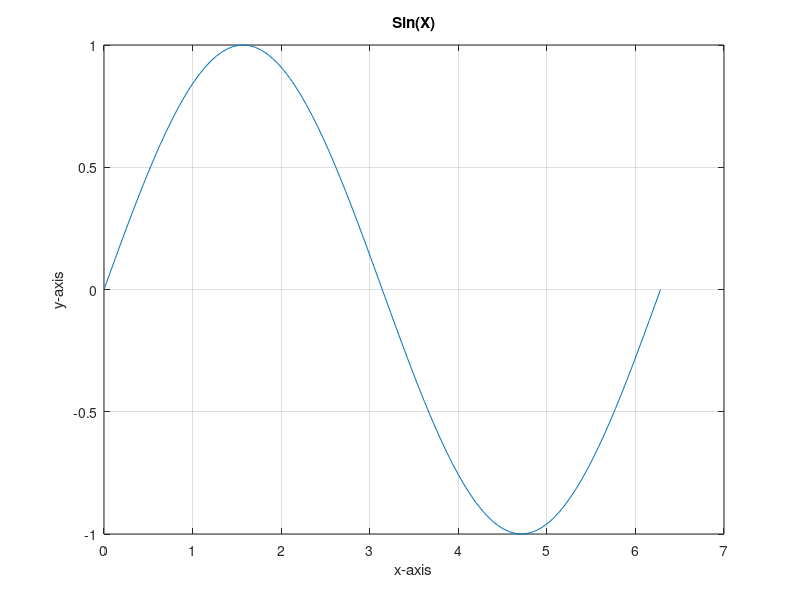

Recreate this plot in MATLAB.
clear all

% ques 1
A =ones(5 ,7);
Rn = rank(A)
% Rn = disp(Rn)

% ques 2
B =[5 1; 3 1];
EigV = eig(B)

% ques 3
C= [-5 1 ; -8 3];
D= [-6 2 ; 9 1];
E = C.*D

% ques 4
F =[-3 2 ; -1 0];
F9 = F^9

% ques 5 
G =[1 -4; 1 -5];
inv_G = inv(G)
% True as inverse is [5 -4 ; 1 -1]

% ques 6
H = [1 2 7 3 ; 3 5 3 5 ;6 1 9 8 ];
row1 = H(1,:)
row2 = H(2,:)
row3 = H(3,:)
column2 = H(:,2)

% ques 7
I= [5 3 4 2];
J = [2 4 4 4 6 8];
common_elements = intersect(I, J)

% ques 8
K = randi(15 , 5)

% ques 9 
L = [3 0 4 2 -1];
r = roots(L)

% ques 10
x = linspace(0, 2*(pi) , 100);
y = sin(x);

plot (x,y)
title('Sin(X)');
grid;
xlabel('x-axis');
ylabel('y-axis');






